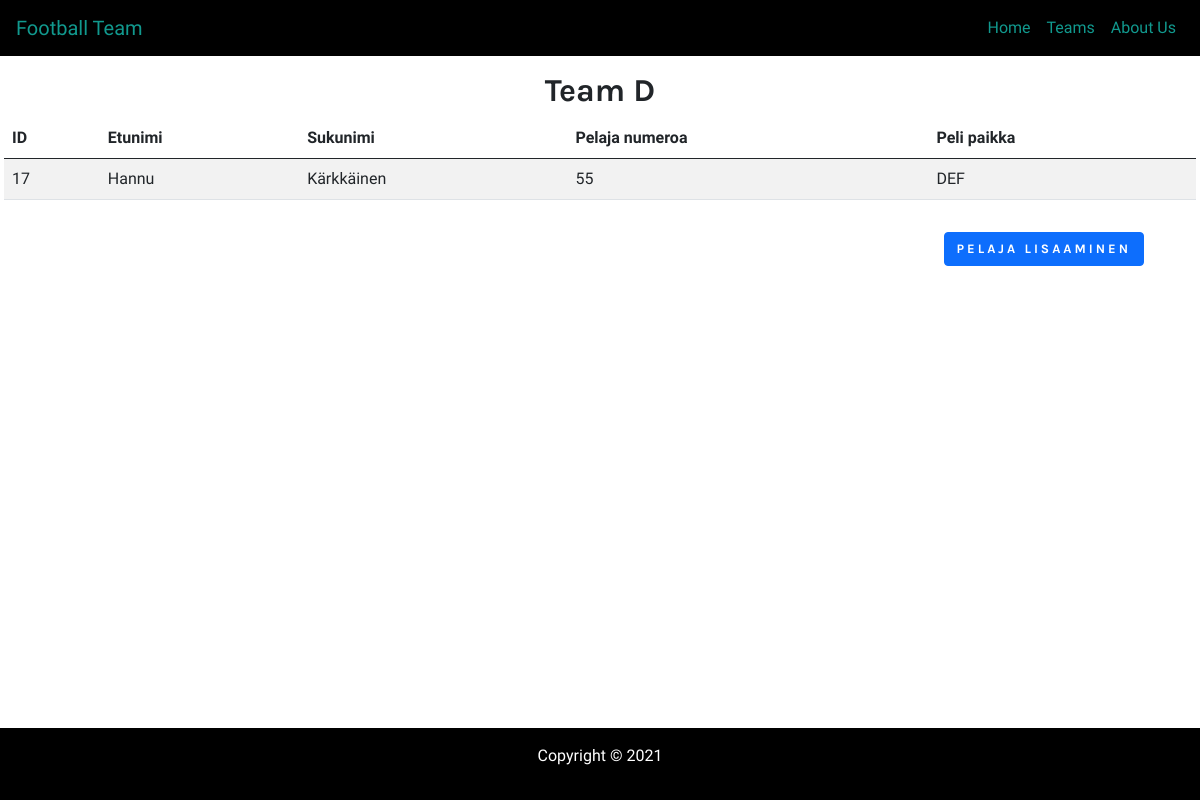
Screenshot of /team_d.php with the database file from the repository.
### tables this page shows
CREATE TABLE IF NOT EXISTS `pelaajat` (
  `player_ID` int NOT NULL AUTO_INCREMENT,
  `etunimi` tinytext NOT NULL,
  `sukunimi` tinytext NOT NULL,
  `pelaja_nro` tinytext NOT NULL,
  `peli_paikka` tinytext NOT NULL,
  `team` int NOT NULL,
  PRIMARY KEY (`player_ID`),
  KEY `team` (`team`)
);

### team_d.php (the view, shortened to what this page needs)
<!DOCTYPE html>
<html lang="en">
<head>
	<link rel="stylesheet" href="css/bootstrap.min.css">
	<link rel="stylesheet" href="css/main.css">
</head>
<body>
<nav class="navbar navbar-expand-lg">
	<div class="container-fluid">
		<a class="navbar-brand" href="index.php">Football Team</a>
		<div class="collapse navbar-collapse" id="navbarSupportedContent">
			<ul class="navbar-nav ml-auto">
				<li class="navbar-item"><a class="nav-link" href="index.php">Home</a></li>
				<li class="navbar-item"><a class="nav-link" href="index.php#team">Teams</a></li>
				<li class="navbar-item"><a class="nav-link" href="index.php#about">About Us</a></li>
			</ul>
		</div>
	</div>
</nav>
<?php
		include("funktiot.php");
		$serveri = knowser($serveri);
		$tunnus = knowme($tunnus);
		$ssana = knowpass($ssana);
		$tkanta = knowtk($tkanta);
		$conn = new mysqli($serveri, $tunnus, $ssana, $tkanta);
		$sql = "SELECT * FROM pelaajat
				where team= 4
				ORDER by sukunimi, etunimi";
				$result = mysqli_query($conn, $sql);
?>
<div class="container-fluid">
	<div class="row py-3">
		<div class="col">
			<h2 class="text-center">Team D</h2>
		</div>
		<table class="table table-striped py-2">
			<thead>
				<tr>
					<th>ID</th>
					<th>Etunimi</th>
					<th>Sukunimi</th>
					<th>Pelaja numeroa</th>
					<th>Peli paikka</th>
					</tr>
			</thead>
			<tbody>
	<?php
		if ($result->num_rows > 0 ) {
		    while($row = $result->fetch_assoc()) {
				echo "<tr>
		      		<td>". $row['player_ID']. "</td>
			    	<td>" . $row['etunimi']. "</td>
					<td>" . $row['sukunimi']. "</td>
					<td>" . $row['pelaja_nro']. "</td>
					<td>" . $row['peli_paikka']. "</td>
			       	</tr>";
				}
			}
			else {
			    echo "Ei tulevia tapahtumia";
			}
	?>
			</tbody>
			</table>
			<div class="row">
				<div class="col-6">
				</div>
				<div class="col-6 d-flex flex-row-reverse">
						<button class="btn btn-primary m-3" onclick="document.location='pelaja_lisaa.php'">Pelaja lisaaminen</button>
				</div>
			</div>
	</div>
</div>
 <footer class="fixed-bottom">
	<div class="container-fluid p-3" >
        <div class="row text-center text-white">
          	<div class="col ml-auto">
            	<p>Copyright &copy; 2021</p>
          </div>
        </div>
     </div>
</footer>
</body>
</html>

### css/main.css (style rules this page uses)
* { box-sizing: border-box; padding: 0; margin: 0; }
html { min-height: 100vh }
body { font-family: 'Martel', serif; font-weight: 400; }
h1, h2, h3, h4, h5, h6 { font-family: 'Karla', sans-serif; font-weight: 700; }
.btn { font-family: 'Karla', sans-serif; font-weight: 700; font-size: 13px; text-transform: uppercase; letter-spacing: 3px; }
.navbar { background-color: #000; }
.navbar-brand { color: #11998e; }
.nav-link { color: #11998e; }
footer { background: #000; }

### rows the page displays
pelaajat: player_ID "17", etunimi "Hannu", sukunimi "Kärkkäinen", pelaja_nro "55", peli_paikka "DEF"
